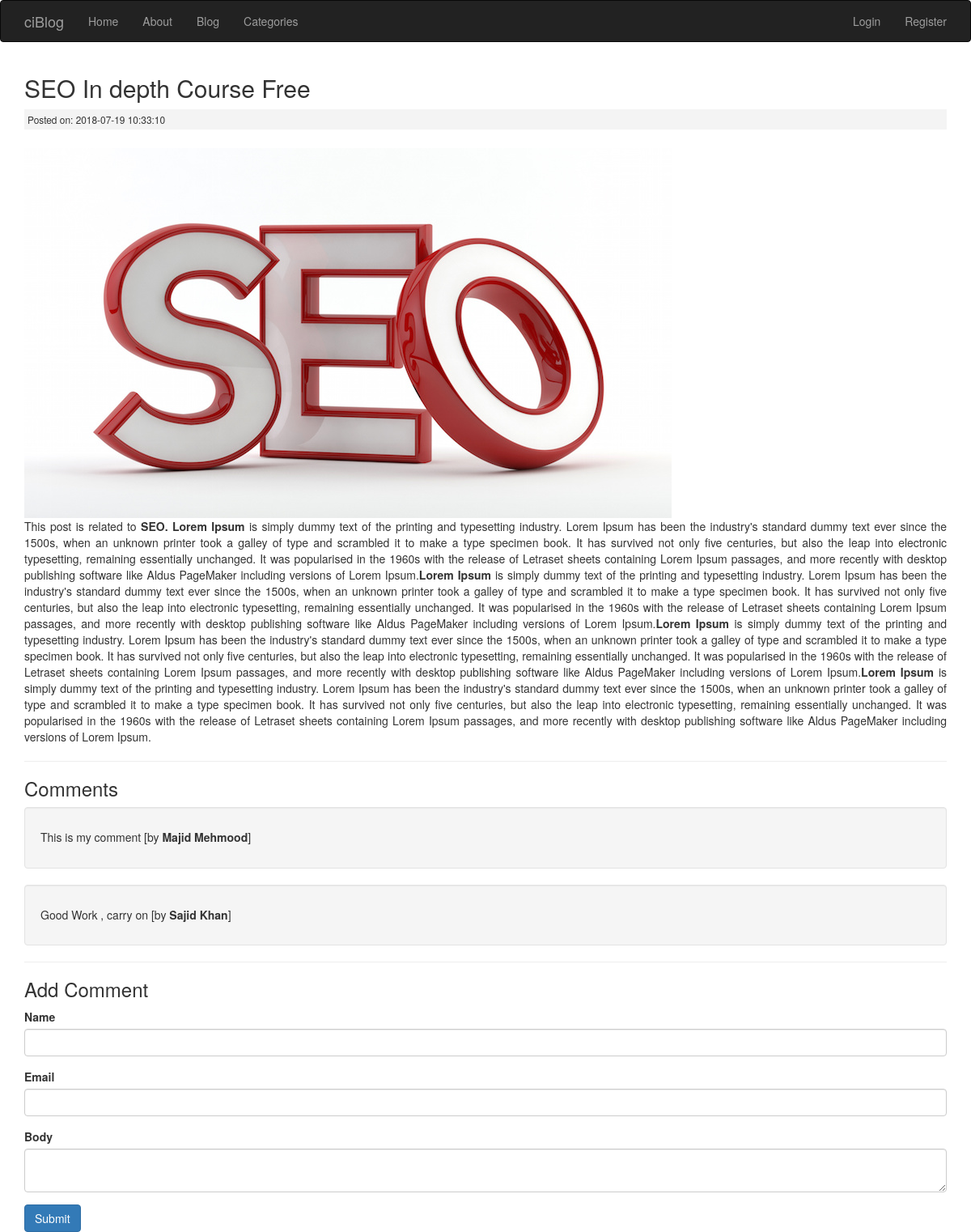
The page /posts/SEO-In-depth-Course-Free on the database its author committed.
### tables this page shows
CREATE TABLE IF NOT EXISTS `posts` (
  `id` int(11) NOT NULL AUTO_INCREMENT,
  `category_id` varchar(255) NOT NULL,
  `user_id` int(11) NOT NULL,
  `title` varchar(255) NOT NULL,
  `slug` varchar(255) NOT NULL,
  `body` text NOT NULL,
  `post_image` varchar(255) NOT NULL,
  `created_at` timestamp NOT NULL DEFAULT CURRENT_TIMESTAMP,
  PRIMARY KEY (`id`)
);

CREATE TABLE IF NOT EXISTS `comments` (
  `id` int(11) NOT NULL AUTO_INCREMENT,
  `post_id` int(11) NOT NULL,
  `name` varchar(255) NOT NULL,
  `email` varchar(255) NOT NULL,
  `body` text NOT NULL,
  `created_at` timestamp NOT NULL DEFAULT CURRENT_TIMESTAMP,
  PRIMARY KEY (`id`)
);

### application/controllers/Posts.php (called while the page is built, shortened)
<?php
class Posts extends CI_controller
{
  public function view($slug = NULL){
    $data['post'] = $this->post_model->get_posts($slug);
    $post_id = $data['post']['id'];
    $data['comments'] = $this->comment_model->get_comments($post_id);
    $data['title'] = $data['post']['title'];
    $this->load->view('templates/header');
    $this->load->view('posts/view', $data);
    $this->load->view('templates/footer');
		}
}
 ?>

### index.php (called while the page is built, shortened)
<?php
require_once BASEPATH.'core/CodeIgniter.php';

### application/models/Post_model.php (called while the page is built, shortened)
<?php
class Post_model extends CI_Model
{
  public function get_posts($slug = FALSE , $limit = FALSE , $offset = FALSE){
    $query = $this->db->get_where('posts' , array('slug' => $slug ));
    return $query->row_array();
  }
}
?>

### application/models/Comment_model.php (called while the page is built, shortened)
<?php
class Comment_model extends CI_Model{
		public function get_comments($post_id){
			$query = $this->db->get_where('comments', array('post_id' => $post_id));
			return $query->result_array();
		}
	}
?>

### application/views/posts/view.php (the view, shortened to what this page needs)
<h2><?php echo $post['title']; ?></h2>
<small class="post-date">Posted on: <?php echo $post['created_at']; ?></small><br>
<img src="<?php echo site_url(); ?>assets/images/posts/<?php echo $post['post_image']; ?>">
<div class="post-body">
  <?php echo $post['body']; ?>
</div>
<hr>
<h3>Comments</h3>
<?php if($comments) : ?>
	<?php foreach($comments as $comment) : ?>
		<div class="well">
			<h5><?php echo $comment['body']; ?> [by <strong><?php echo $comment['name']; ?></strong>]</h5>
		</div>
	<?php endforeach; ?>
<?php else : ?>
	<p>No Comments To Display</p>
<?php endif; ?>
<hr>
<h3>Add Comment</h3>
<?php echo form_open('comments/create/'.$post['id']); ?>
	<div class="form-group">
		<label>Name</label>
		<input type="text" name="name" class="form-control">
	</div>
	<div class="form-group">
		<label>Email</label>
		<input type="text" name="email" class="form-control">
	</div>
	<div class="form-group">
		<label>Body</label>
		<textarea name="body" class="form-control"></textarea>
	</div>
	<button class="btn btn-primary" type="submit">Submit</button>
</form>

### assets/css/style.css (style rules this page uses)
.post-date { background:#f4f4f4; padding:4px; margin:3px 0; display:block; }
.post-body { text-align: justify; }

### rows shown on the page
posts: title "SEO In depth Course Free", created_at "2018-07-19 10:33:10", post_image (picture), body "This post is related to SEO. Lorem Ipsum is simply dummy text of the printing and typesetting industry. Lorem Ipsum has been the industry's standard dummy text ever since the 1500s, when an unknown printer took a galley of type and scrambled it to make a type specimen book. It has survived not only five centuries, but also the leap into electronic typesetting, remaining essentially unchanged. It was popularised in the 1960s with the release of Letraset sheets containing Lorem Ipsum passages, and more recently with desktop publishing software like Aldus PageMaker including versions of Lorem Ipsum. Lorem Ipsum is simply dummy text of the printing and typesetting industry. Lorem Ipsum has been…"
comments: body "This is my comment", name "Majid Mehmood"
comments: body "Good Work , carry on", name "Sajid Khan"
